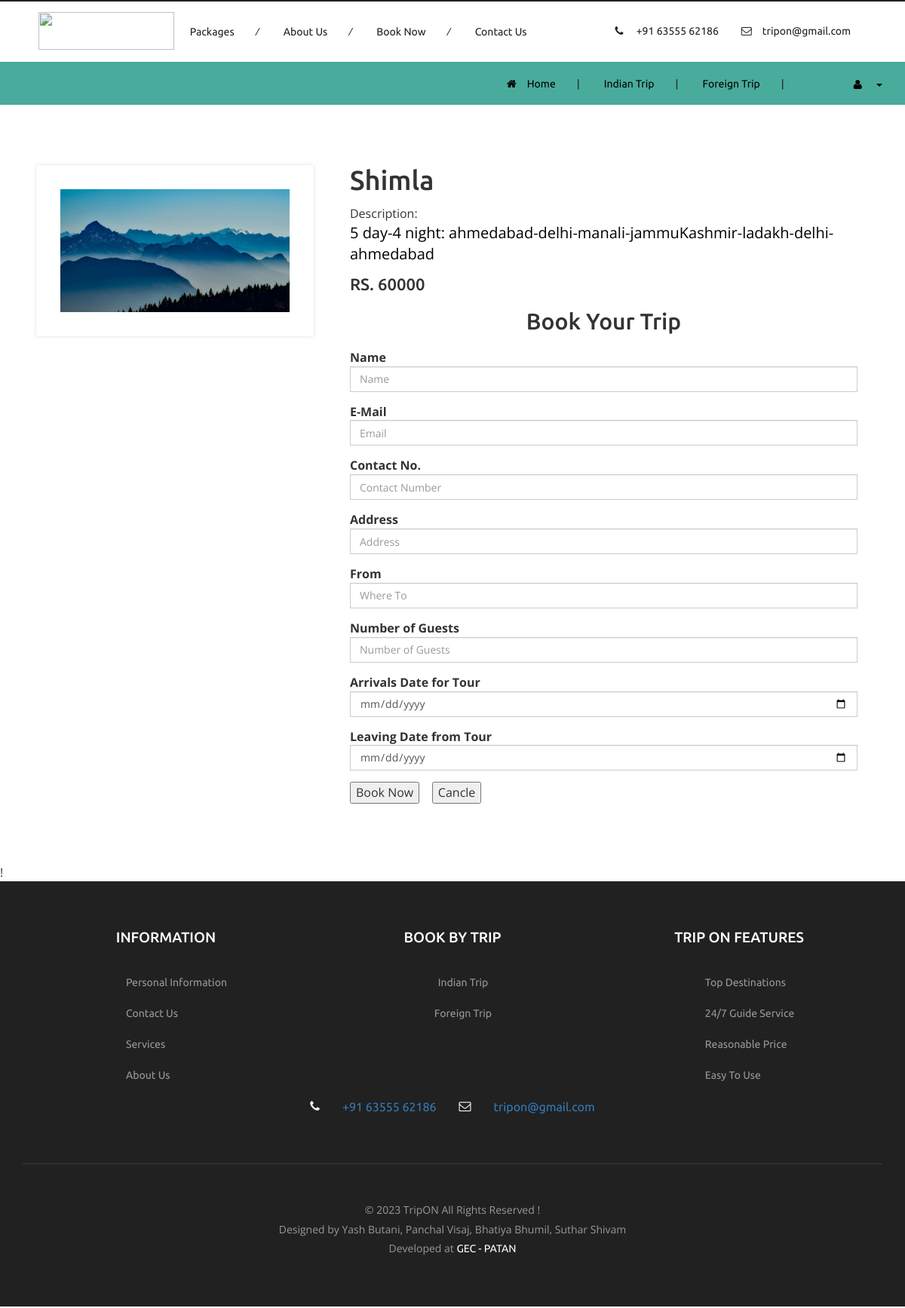
/User/single.php?id=15, run on the app's committed database.
### tables this page shows
CREATE TABLE `industry_info` (
  `Industry_id` int(5) NOT NULL,
  `Industry_name` text NOT NULL
);

CREATE TABLE `card_info` (
  `Card_id` int(5) NOT NULL,
  `Industry` text NOT NULL,
  `Name` text NOT NULL,
  `Image` text NOT NULL,
  `description` text NOT NULL,
  `Price` int(5) NOT NULL
);

### User/single.php (the view, shortened to what this page needs)
<!DOCTYPE html>
<html lang="en">
<head>
</head>
<body>
    <!DOCTYPE html>
    <html lang="en">
    <head>
    </head>
    <body>
        <?php
	include "Header.php";
?>
        <div class="agileinfo_single">
            <?php
$id=$_REQUEST['id'];
$con=mysqli_connect("localhost","root","","project_db");
$query="SELECT * FROM card_info where Card_id='$id'";
$c=mysqli_query($con,$query);
while($r=mysqli_fetch_array($c))
{
	?>
            <div class="col-md-4 agileinfo_single_left">
                <img id="example" src="../web/upload/<?php echo $r['Image'];?>" data-imagezoom="true" height="300"
                    width="500" class="img-responsive" />
            </div>
            <div class="col-md-8 agileinfo_single_right">
                <div class="w3agile">
                    <h1><?php echo $r['Name'];?></h1>
                    Description:<p><?php echo $r['description'];?></p>
                    <h3>RS. <?php echo $r['Price'];?></h3>
                </div>
                <div class="format">
                    <h2>Book Your Trip</h2>
                </div>
                <div class="snipcart-item block">
                    <div class="form-body">
                        <form action="#" method="POST" enctype="multipart/form-data">
                            <div class="form-group"> <label for="exampleInputEmail1">Name</label>
                                <input type="text" name="name" class="form-control" id="exampleInputEmail1"
                                    placeholder="Name">
                            </div>
                            <div class="form-group"> <label for="exampleInputEmail1">E-Mail</label>
                                <input type="email" name="email" class="form-control" id="exampleInputEmail1"
                                    placeholder="Email">
                            </div>
                            <div class="form-group"> <label for="exampleInputEmail1">Contact No.</label>
                                <input type="text" name="contact" class="form-control" id="exampleInputEmail1"
                                    placeholder="Contact Number">
                            </div>
                            <div class="form-group"> <label for="exampleInputEmail1">Address</label>
                                <input type="text" name="Address" class="form-control" id="exampleInputEmail1"
                                    placeholder="Address">
                            </div>
                            <div class="form-group"> <label for="exampleInputEmail1">From </label>
                                <input type="text" name="Destination" class="form-control" id="exampleInputEmail1"
                                    placeholder="Where To">
                            </div>
                            <div class="form-group"> <label for="exampleInputEmail1">Number of Guests</label>
                                <input type="number" name="people" class="form-control" id="exampleInputEmail1"
                                    placeholder="Number of Guests">
                            </div>
                            <div class="form-group"> <label for="exampleInputEmail1">Arrivals Date for Tour</label>
                                <input type="date" name="date" class="form-control" id="exampleInputEmail1"
                                    placeholder="">
                            </div>
                            <div class="form-group"> <label for="exampleInputEmail1">Leaving Date from Tour</label>
                                <input type="date" name="date1" class="form-control" id="exampleInputEmail1"
                                    placeholder="">
                            </div>
                            <input type="submit" name="submit" value="Book Now" />&nbsp;&nbsp;&nbsp;
                            <input type="reset" value="Cancle">
                        </form>
                    </div>
                </div>
            </div>
            <?php
}
?>
        </div>
        </div>
        <?php
	include "Footer.php";
?>

### User/Header.php (shortened to what this page needs)
<!DOCTYPE html>
<html>
<head>
    <link href="css/bootstrap.css" rel="stylesheet" type="text/css" media="all" />
    <link href="css/style.css" rel="stylesheet" type="text/css" media="all" />
    <link href="css/style1.css" rel="stylesheet" type="text/css" media="all" />
    <link href="css/font-awesome.css" rel="stylesheet" type="text/css" media="all" />
</head>
<body>
    <div class="logo_products">
        <div class="container navbar-align">
            <div class="w3ls_logo_products_left" style="width:180px;height:50px;">
                <a href="index.php"><img src="images/trip.webp" style="width:100%;height:100%;object-fit:cover;"> </a>
            </div>
            <div class="w3ls_logo_products_left1">
                <ul class="special_items">
                    <li><a href="index.php">Packages</a><i>/</i></li>
                    <li><a href="about.php">About Us</a><i>/</i></li>
                    <li><a href="index.php">Book Now</a><i>/</i></li>
                    <li><a href="about.php">Contact Us</a></li>
                </ul>
            </div>
            <div class="w3ls_logo_products_left1">
                <ul class="phone_email">
                    <li><i class="fa fa-phone" aria-hidden="true"></i>
                        <a href="tel:+916355562186" target="_blank"> +91 63555 62186</a>
                    </li>
                    <li><i class="fa fa-envelope-o" aria-hidden="true"></i><a href="mailto: yashbutani281@gmail.com"
                            target="_blank">tripon@gmail.com</a>
                    </li>
                </ul>
            </div>
        </div>
    </div>
    <div class="products-breadcrumb">
        <div class="container product-container">
            <ul>
                <li><i class="fa fa-home" aria-hidden="true"></i><a href="index.php">Home</a><span>|</span></li>
                <?php
				include "connection.php";
				$query="SELECT * FROM industry_info";
				$c=mysqli_query($con,$query);
				while($r=mysqli_fetch_array($c))
				{
				  ?>
                <li><a class="color4"
                        href="ViewIndustry.php?id=<?php echo $r['Industry_id'];?>"><?php echo $r['Industry_name'];?></a><span>|</span>
                </li>
                <?php
				   }
				?>
            </ul>
            <div class="w3l_header_right">
                <ul>
                    <li class="dropdown profile_details_drop">
                        <a href="#" class="dropdown-toggle" data-toggle="dropdown"><i class="fa fa-user"
                                aria-hidden="true"></i>
                            <h3 class="caret"></h3>
                        </a>
                    </li>
                </ul>
            </div>
        </div>
    </div>
    <div class="w3l_banner_nav_right">

### User/Footer.php (shortened to what this page needs)
!<div class="clearfix"></div>
<div class="footer">
    <div class="container">
        <div class="col-md-4 w3_footer_grid">
            <h3>information</h3>
            <ul class="w3_footer_grid_list">
                <li><a href="index.php">Personal Information</a></li>
                <li><a href="about.php">Contact Us</a></li>
                <li><a href="about.php">Services</a></li>
                <li><a href="about.php">About Us</a></li>
            </ul>
        </div>
        <div class="col-md-4 w3_footer_grid">
            <h3>Book by Trip</h3>
            <?php
				include "connection.php";
				$query="SELECT * FROM industry_info";
				$c=mysqli_query($con,$query);
				while($r=mysqli_fetch_array($c))
				{
				  ?>
            <ul class="w3_footer_grid_list">
                <li><a class="color4"
                        href="ViewIndustry.php?id=<?php echo $r['Industry_id'];?>"><?php echo $r['Industry_name'];?></a>
                </li>
            </ul>
            <?php
				   }
				?>
        </div>
        <div class="col-md-4 w3_footer_grid">
            <h3>TRIP ON Features</h3>
            <ul class="w3_footer_grid_list">
                <li><a href="about.php">Top Destinations</a></li>
                <li><a href="about.php">24/7 Guide Service</a></li>
                <li><a href="about.php">Reasonable Price</a></li>
                <li><a href="about.php">Easy to Use</a></li>
            </ul>
        </div>
        <div class="phone_email">
            <i class="fa fa-phone" aria-hidden="true"></i>
            <a href="tel:+916355562186" target="_blank"> +91 63555 62186</a>
            <i class="fa fa-envelope-o" aria-hidden="true"></i><a href="mailto: yashbutani281@gmail.com"
                target="_blank">tripon@gmail.com</a>
        </div>
        <div class="wthree_footer_copy">
            <p>&copy; 2023 TripON All Rights Reserved !<br>
                Designed by Yash Butani, Panchal Visaj, Bhatiya Bhumil, Suthar Shivam <br>
                Developed at
                <a target="_blank" href="https://gecpatan.ac.in/">GEC - PATAN </a>
            </p>
        </div>
    </div>
</div>
</body>

### User/css/style1.css (style rules this page uses)
.logo_products { padding: 1em 0 1em; }
.w3ls_logo_products_left1 { float: left; margin-top: 0; }
.navbar-align { display: flex; justify-content: space-between; align-items: center; height: 50px; }
.w3ls_logo_products_left1:nth-child(3), .w3ls_logo_products_left1:nth-child(3) { float: left; margin-right: 0em; }
.phone_email { display: flex; justify-content: center; align-items: center; gap: 30px; }
.w3ls_logo_products_left1 ul.phone_email li { margin-right: 0; }
.w3ls_logo_products_left { margin-right: 0em; }
.w3l_banner_nav_right { width: 100%; }
.product-container { display: flex; justify-content: flex-end; align-items: center; }
.w3l_header_right ul { margin-top: -10px; }
.products-breadcrumb { background: #49ab9c; }
.products-breadcrumb ul li i, .products-breadcrumb ul li a { color: #000; }

### User/single.php (style rules this page uses)
.w3agile p { font-size: 20px !important; color: black; margin-bottom: 2% !important; }
.w3agile h1 { margin-bottom: 2% !important; }
.w3agile h3 { margin-bottom: 3% !important; font-size: 22px !important; }
.format { margin-bottom: 20px; text-align: center; }

### data on the page
industry_info: Industry_name "Indian Trip"
industry_info: Industry_name "Foreign Trip"
card_info: Image (picture), Name "Shimla", description "5 day-4 night: ahmedabad-delhi-manali-jammuKashmir-ladakh-delhi-ahmedabad", Price "60000"
